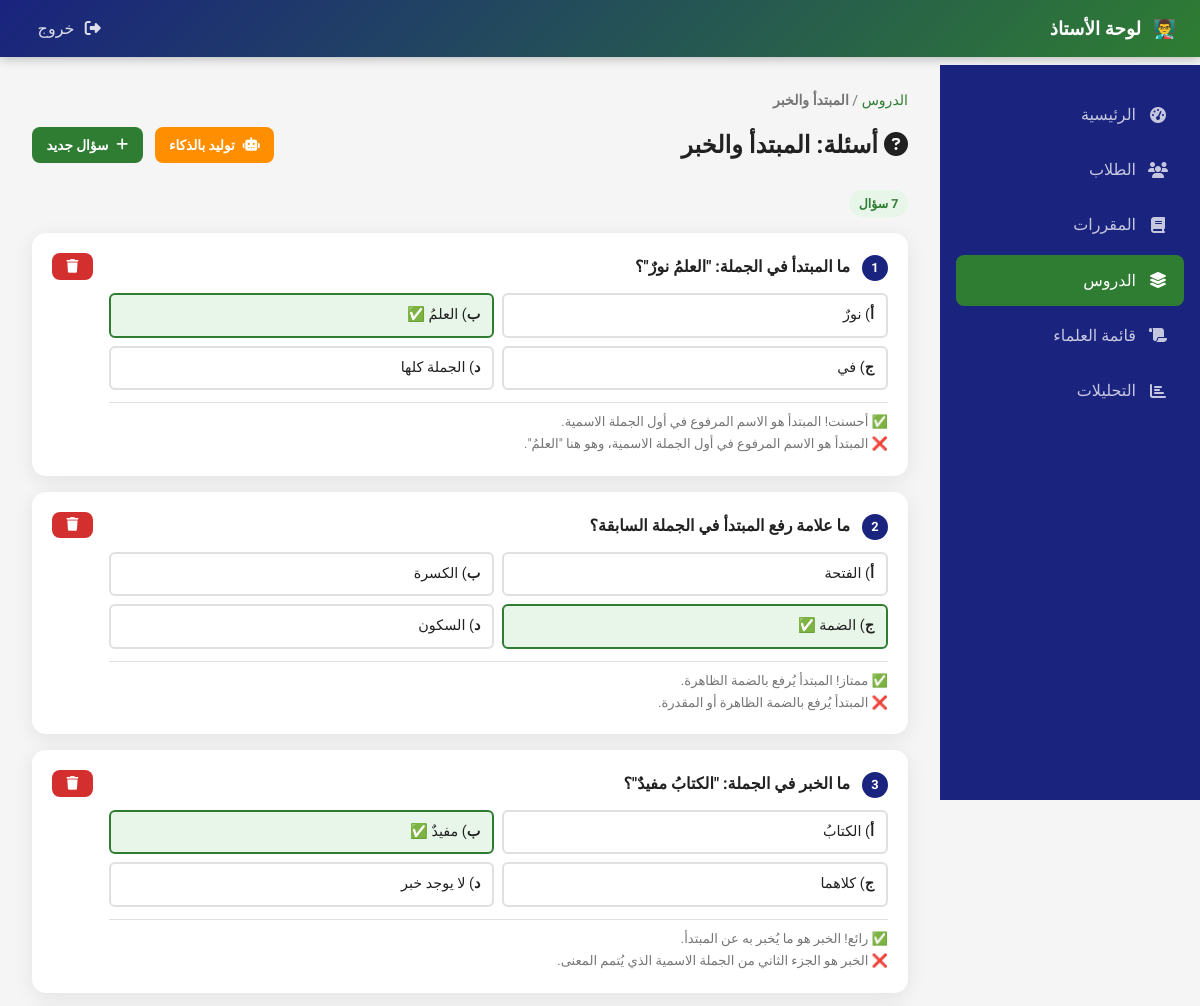
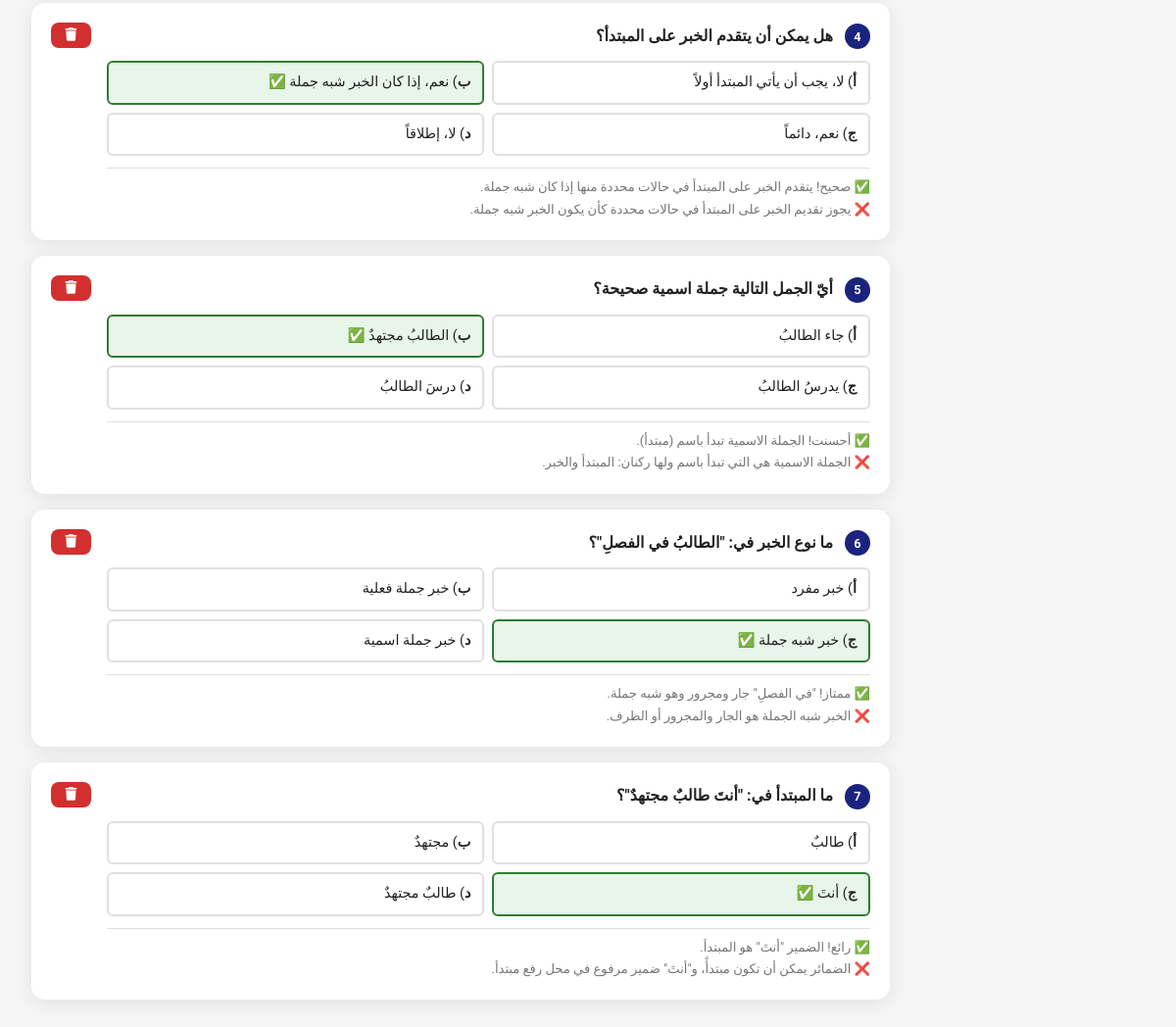
Screenshot of /teacher/questions.php?lesson_id=1 (signed in) with the database file from the repository (2 pictures, top to bottom).
### tables this page shows
CREATE TABLE IF NOT EXISTS lessons (
    id INT AUTO_INCREMENT PRIMARY KEY,
    course_id INT NOT NULL,
    name VARCHAR(255) NOT NULL,
    description TEXT,
    pdf_url VARCHAR(500) DEFAULT NULL,
    podcast_url VARCHAR(500) DEFAULT NULL,
    video_url VARCHAR(500) DEFAULT NULL,
    presentation_html LONGTEXT DEFAULT NULL,
    is_open TINYINT(1) NOT NULL DEFAULT 0,
    sort_order INT NOT NULL DEFAULT 0,
    game_type ENUM('mountain','maze','ship') NOT NULL DEFAULT 'mountain',
    created_at TIMESTAMP DEFAULT CURRENT_TIMESTAMP,
    FOREIGN KEY (course_id) REFERENCES courses(id) ON DELETE CASCADE
);

CREATE TABLE IF NOT EXISTS questions (
    id INT AUTO_INCREMENT PRIMARY KEY,
    lesson_id INT NOT NULL,
    question_text TEXT NOT NULL,
    option_a VARCHAR(500) NOT NULL,
    option_b VARCHAR(500) NOT NULL,
    option_c VARCHAR(500) NOT NULL,
    option_d VARCHAR(500) NOT NULL,
    correct_option ENUM('a','b','c','d') NOT NULL,
    feedback_correct TEXT DEFAULT NULL,
    feedback_wrong TEXT DEFAULT NULL,
    sort_order INT NOT NULL DEFAULT 0,
    FOREIGN KEY (lesson_id) REFERENCES lessons(id) ON DELETE CASCADE
);

### includes/functions.php (called while the page is built, shortened)
<?php
function clean(string $value): string {
    return htmlspecialchars(trim($value), ENT_QUOTES, 'UTF-8');
}

### teacher/questions.php (the view, shortened to what this page needs)
<?php
require_once __DIR__ . '/../includes/functions.php';
$db       = getDB();
$lessonId = (int)($_GET['lesson_id'] ?? 0);
$lesson = $db->prepare("SELECT l.*, c.name AS course_name FROM lessons l JOIN courses c ON c.id = l.course_id WHERE l.id = ?");
$lesson->execute([$lessonId]);
$lesson = $lesson->fetch();
$questions = $db->prepare("SELECT * FROM questions WHERE lesson_id=? ORDER BY sort_order, id");
$questions->execute([$lessonId]);
$questions = $questions->fetchAll();
?>
<!DOCTYPE html>
<html lang="ar" dir="rtl">
<head>
  <link rel="stylesheet" href="/assets/css/style.css">
  <link rel="stylesheet" href="https://cdnjs.cloudflare.com/ajax/libs/font-awesome/6.5.0/css/all.min.css">
</head>
<body>
<nav class="navbar">
  <div class="navbar-brand"><button id="sidebarToggle" style="background:none;border:none;color:#fff;font-size:1.3rem;cursor:pointer;display:none;"><i class="fas fa-bars"></i></button><span>👨‍🏫</span><span>لوحة الأستاذ</span></div>
  <ul class="navbar-nav"><li><a href="/api/auth.php?action=logout_teacher" class="nav-link"><i class="fas fa-sign-out-alt"></i> خروج</a></li></ul>
</nav>
<aside class="sidebar">
  <a href="/teacher/dashboard.php" class="sidebar-link"><i class="fas fa-tachometer-alt"></i> الرئيسية</a>
  <a href="/teacher/students.php"  class="sidebar-link"><i class="fas fa-users"></i> الطلاب</a>
  <a href="/teacher/courses.php"   class="sidebar-link"><i class="fas fa-book"></i> المقررات</a>
  <a href="/teacher/lessons.php"   class="sidebar-link active"><i class="fas fa-layer-group"></i> الدروس</a>
  <a href="/teacher/scholars.php"  class="sidebar-link"><i class="fas fa-scroll"></i> قائمة العلماء</a>
  <a href="/teacher/analytics.php" class="sidebar-link"><i class="fas fa-chart-bar"></i> التحليلات</a>
</aside>
<main class="main-content">
  <div style="margin-bottom:.75rem;font-size:.88rem;color:var(--muted);">
    <a href="/teacher/lessons.php">الدروس</a> / <strong><?= clean($lesson['name']) ?></strong>
  </div>
  <div style="display:flex;align-items:center;justify-content:space-between;margin-bottom:1.5rem;flex-wrap:wrap;gap:1rem;">
    <h2><i class="fas fa-question-circle"></i> أسئلة: <?= clean($lesson['name']) ?></h2>
    <div style="display:flex;gap:.75rem;">
      <a href="/teacher/ai_generate.php?lesson_id=<?= $lessonId ?>&generate=questions" class="btn btn-accent btn-sm"><i class="fas fa-robot"></i> توليد بالذكاء</a>
      <button class="btn btn-primary btn-sm" onclick="document.getElementById('addModal').style.display='flex'"><i class="fas fa-plus"></i> سؤال جديد</button>
    </div>
  </div>
  <div style="margin-bottom:1rem;display:flex;align-items:center;gap:.75rem;">
    <span class="badge badge-primary"><?= count($questions) ?> سؤال</span>
  </div>
  <?php if (empty($questions)): ?>
  <div class="alert alert-info"><i class="fas fa-info-circle"></i> لا توجد أسئلة بعد. أضف أسئلة يدوياً أو استخدم الذكاء الاصطناعي.</div>
  <?php else: ?>
  <div style="display:flex;flex-direction:column;gap:1rem;">
    <?php foreach ($questions as $i => $q): ?>
    <div class="card" style="padding:1.25rem;">
      <div style="display:flex;align-items:flex-start;justify-content:space-between;gap:1rem;">
        <div style="flex:1;">
          <div style="font-weight:700;margin-bottom:.75rem;font-size:1rem;"><span style="background:var(--dark);color:#fff;border-radius:50%;width:26px;height:26px;display:inline-flex;align-items:center;justify-content:center;font-size:.8rem;margin-left:.5rem;"><?= $i+1 ?></span> <?= clean($q['question_text']) ?></div>
          <div style="display:grid;grid-template-columns:1fr 1fr;gap:.5rem;margin-bottom:.75rem;">
            <?php foreach (['a'=>'أ','b'=>'ب','c'=>'ج','d'=>'د'] as $k => $label): ?>
            <div style="padding:.5rem .75rem;border-radius:6px;border:2px solid <?= $q['correct_option'] === $k ? 'var(--primary)' : 'var(--border)' ?>;background:<?= $q['correct_option'] === $k ? '#E8F5E9' : '#fff' ?>;font-size:.9rem;">
              <strong><?= $label ?></strong>) <?= clean($q['option_'.$k]) ?>
              <?= $q['correct_option'] === $k ? ' ✅' : '' ?>
            </div>
            <?php endforeach; ?>
          </div>
          <?php if ($q['feedback_correct'] || $q['feedback_wrong']): ?>
          <div style="font-size:.82rem;color:var(--muted);border-top:1px solid var(--border);padding-top:.5rem;">
            <?php if ($q['feedback_correct']): ?><div>✅ <?= clean($q['feedback_correct']) ?></div><?php endif; ?>
            <?php if ($q['feedback_wrong']): ?><div>❌ <?= clean($q['feedback_wrong']) ?></div><?php endif; ?>
          </div>
          <?php endif; ?>
        </div>
        <a href="?lesson_id=<?= $lessonId ?>&action=delete&qid=<?= $q['id'] ?>" class="btn btn-danger btn-sm" data-confirm="حذف هذا السؤال؟"><i class="fas fa-trash"></i></a>
      </div>
    </div>
    <?php endforeach; ?>
  </div>
  <?php endif; ?>
</main>
</body>
</html>

### assets/css/style.css (style rules this page uses)
:root { --primary: #2E7D32; --primary-lt: #4CAF50; --accent: #FF8F00; --accent-lt: #FFC107; --danger: #D32F2F; --info: #0288D1; --dark: #1A237E; --bg: #F5F5F5; --card: #FFFFFF; --text: #212121; --muted: #757575; --border: #E0E0E0; --shadow: 0 4px 20px rgba(0,0,0,0.08); --radius: 14px; --radius-sm: 8px; --transition: all .3s ease; }
*, *::before, *::after { box-sizing: border-box; margin: 0; padding: 0; }
html { direction: rtl; font-size: 16px; scroll-behavior: smooth; }
body { font-family: 'Tajawal', 'Arial', sans-serif; background: var(--bg); color: var(--text); line-height: 1.7; min-height: 100vh; }
a { color: var(--primary); text-decoration: none; transition: var(--transition); }
.btn { display: inline-flex; align-items: center; gap: .5rem; padding: .65rem 1.4rem; border-radius: var(--radius-sm); font-family: inherit; font-size: .95rem; font-weight: 600; cursor: pointer; border: none; transition: var(--transition); text-decoration: none; }
.btn-primary { background: var(--primary); color: #fff; }
.btn-accent { background: var(--accent); color: #fff; }
.btn-danger { background: var(--danger); color: #fff; }
.btn-sm { padding: .4rem .9rem; font-size: .85rem; }
.card { background: var(--card); border-radius: var(--radius); box-shadow: var(--shadow); padding: 1.5rem; transition: var(--transition); }
.navbar { background: linear-gradient(135deg, var(--dark) 0%, var(--primary) 100%); padding: .8rem 1.5rem; position: sticky; top: 0; z-index: 1000; box-shadow: 0 2px 10px rgba(0,0,0,.25); display: flex; align-items: center; justify-content: space-between; gap: 1rem; }
.navbar-brand { display: flex; align-items: center; gap: .75rem; color: #fff; font-size: 1.15rem; font-weight: 800; }
.navbar-nav { display: flex; align-items: center; gap: .5rem; list-style: none; }
.nav-link { color: rgba(255,255,255,.85); padding: .45rem .85rem; border-radius: var(--radius-sm); font-weight: 500; transition: var(--transition); }
.nav-link i { margin-left: .4rem; }
.sidebar { width: 260px; min-height: calc(100vh - 65px); background: var(--dark); padding: 1.5rem 1rem; position: fixed; top: 65px; right: 0; overflow-y: auto; transition: var(--transition); z-index: 900; }
.sidebar-link { display: flex; align-items: center; gap: .75rem; padding: .75rem 1rem; color: rgba(255,255,255,.75); border-radius: var(--radius-sm); margin-bottom: .25rem; font-weight: 500; transition: var(--transition); }
.sidebar-link:hover, .sidebar-link.active { background: var(--primary); color: #fff; }
.sidebar-link i { width: 20px; text-align: center; }
.main-content { margin-right: 260px; padding: 2rem; min-height: calc(100vh - 65px); }
.badge { display: inline-flex; align-items: center; padding: .2rem .6rem; border-radius: 20px; font-size: .78rem; font-weight: 700; }
.badge-primary { background: #E8F5E9; color: var(--primary); }

### rows the page displays
lessons: name "المبتدأ والخبر"
questions: question_text "ما المبتدأ في الجملة: \"العلمُ نورٌ\"؟", label "أ", option_a "نورٌ", label "ب", option_b "العلمُ", label "ج", option_c "في", label "د", option_d "الجملة كلها", feedback_correct "أحسنت! المبتدأ هو الاسم المرفوع في أول الجملة الاسمية.", feedback_wrong "المبتدأ هو الاسم المرفوع في أول الجملة الاسمية، وهو هنا \"العلمُ\"."
questions: question_text "ما علامة رفع المبتدأ في الجملة السابقة؟", label "أ", option_a "الفتحة", label "ب", option_b "الكسرة", label "ج", option_c "الضمة", label "د", option_d "السكون", feedback_correct "ممتاز! المبتدأ يُرفع بالضمة الظاهرة.", feedback_wrong "المبتدأ يُرفع بالضمة الظاهرة أو المقدرة."
questions: question_text "ما الخبر في الجملة: \"الكتابُ مفيدٌ\"؟", label "أ", option_a "الكتابُ", label "ب", option_b "مفيدٌ", label "ج", option_c "كلاهما", label "د", option_d "لا يوجد خبر", feedback_correct "رائع! الخبر هو ما يُخبر به عن المبتدأ.", feedback_wrong "الخبر هو الجزء الثاني من الجملة الاسمية الذي يُتمم المعنى."
questions: question_text "هل يمكن أن يتقدم الخبر على المبتدأ؟", label "أ", option_a "لا، يجب أن يأتي المبتدأ أولاً", label "ب", option_b "نعم، إذا كان الخبر شبه جملة", label "ج", option_c "نعم، دائماً", label "د", option_d "لا، إطلاقاً", feedback_correct "صحيح! يتقدم الخبر على المبتدأ في حالات محددة منها إذا كان شبه جملة.", feedback_wrong "يجوز تقديم الخبر على المبتدأ في حالات محددة كأن يكون الخبر شبه جملة."
questions: question_text "أيّ الجمل التالية جملة اسمية صحيحة؟", label "أ", option_a "جاء الطالبُ", label "ب", option_b "الطالبُ مجتهدٌ", label "ج", option_c "يدرسُ الطالبُ", label "د", option_d "درسَ الطالبُ", feedback_correct "أحسنت! الجملة الاسمية تبدأ باسم (مبتدأ).", feedback_wrong "الجملة الاسمية هي التي تبدأ باسم ولها ركنان: المبتدأ والخبر."
questions: question_text "ما نوع الخبر في: \"الطالبُ في الفصلِ\"؟", label "أ", option_a "خبر مفرد", label "ب", option_b "خبر جملة فعلية", label "ج", option_c "خبر شبه جملة", label "د", option_d "خبر جملة اسمية", feedback_correct "ممتاز! \"في الفصلِ\" جار ومجرور وهو شبه جملة.", feedback_wrong "الخبر شبه الجملة هو الجار والمجرور أو الظرف."
questions: question_text "ما المبتدأ في: \"أنتَ طالبٌ مجتهدٌ\"؟", label "أ", option_a "طالبٌ", label "ب", option_b "مجتهدٌ", label "ج", option_c "أنتَ", label "د", option_d "طالبٌ مجتهدٌ", feedback_correct "رائع! الضمير \"أنتَ\" هو المبتدأ.", feedback_wrong "الضمائر يمكن أن تكون مبتدأً، و\"أنتَ\" ضمير مرفوع في محل رفع مبتدأ."

### other values shown
count($questions) "7"
